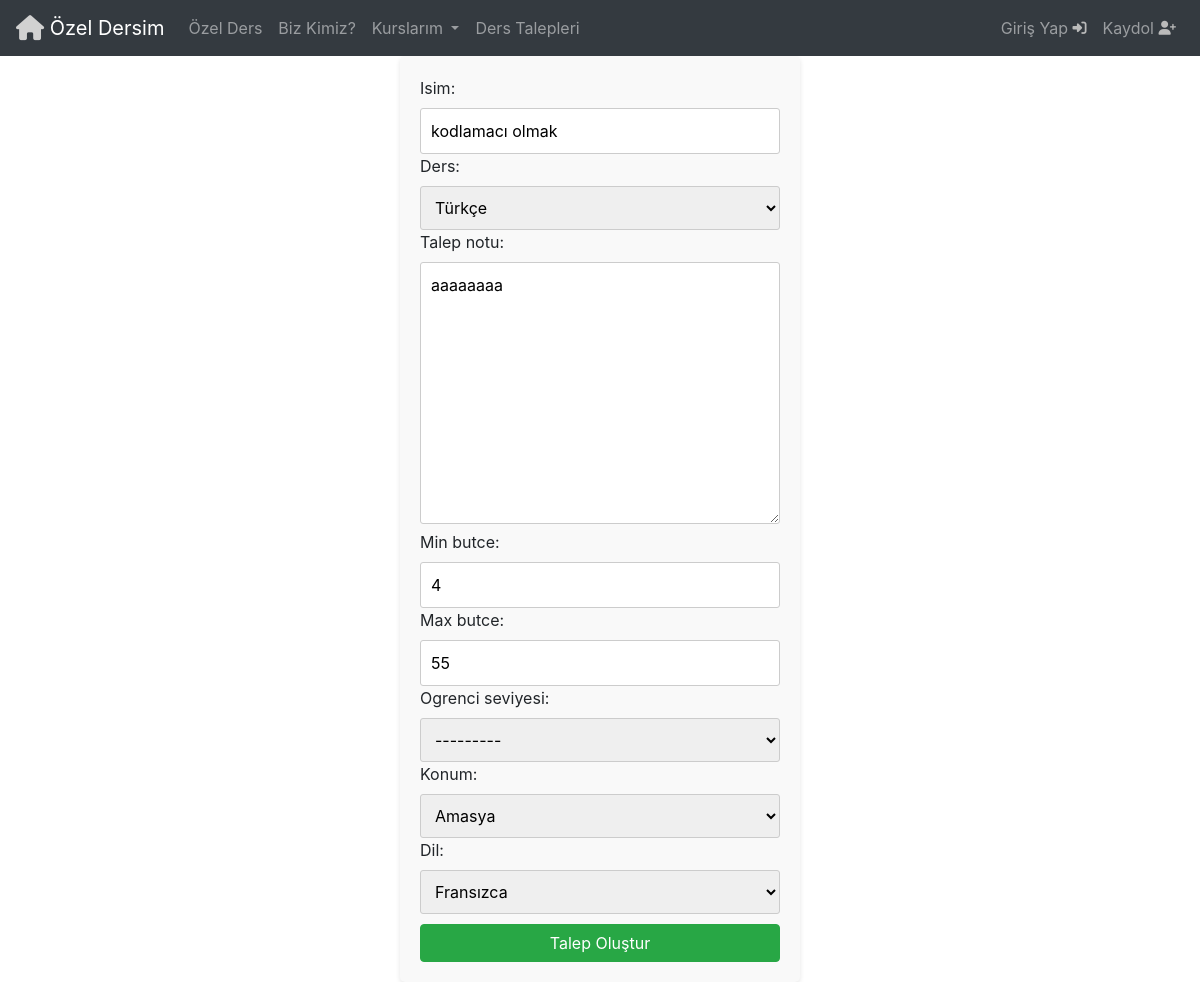
Page /talep_duzenle/45/ on the committed database.
### Base/models.py (models this page shows, shortened)
class DersTalepleri(models.Model):
  seviye = [
    ('İlkokul', 'İlkokul'),
    ('Ortaokul', 'Ortaokul'),
    ('Lise', 'Lise'),
    ('Üniversite', 'Üniversite'),
    ('Yüksek Lisans','Yüksek Lisans'),
  ]
  kullanici = models.ForeignKey(User, on_delete=models.CASCADE)
  isim = models.CharField(max_length=50)
  ders = models.ForeignKey(Ders, on_delete=models.CASCADE)
  talep_notu= models.TextField(max_length=200,null=True,blank=True)
  talep_durumu = models.BooleanField(default=False)
  min_butce = models.IntegerField(validators=[MinValueValidator(0)])
  max_butce = models.IntegerField(validators=[MaxValueValidator(10000)])
  ogrenci_seviyesi = models.CharField(max_length=50,choices=seviye)
  olusturulma_tarihi = models.DateTimeField(auto_now_add=True)
  konum = models.ForeignKey(Sehir, on_delete=models.CASCADE, null=True, blank=True, default=None)
  dil = models.ForeignKey(Dil,on_delete=models.CASCADE,default=None)

class Ders(models.Model):
  ders = models.CharField(max_length=50)
  def __str__(self) :
    return self.ders

### Base/views.py (the view)
# urls.py: path('talep_duzenle/<str:pk>/', views.talep_duzenle, name='TalepDuzenle'),
def talep_duzenle(request, pk):
   ders_talebi = DersTalepleri.objects.get(id=pk)
   if request.method == 'POST':
        min=request.POST.get('min_butce')
        max=request.POST.get('max_butce')
        if max >= min:
           form = DersTalepleriForm(request.POST, instance=ders_talebi)
           if form.is_valid():
             form.save()
             return redirect('DersTalepleri')
        else:
            messages.error(request,'Minimum bütçe aralığı maksimum bütçe aralığından büyük olamaz')
            form = DersTalepleriForm()
   else:
      form = DersTalepleriForm(instance=ders_talebi)
   return render(request, 'TalepOluştur.html', {'form': form})

### Base/formlar.py
class DersTalepleriForm(forms.ModelForm):
    class Meta:
        model = DersTalepleri
        fields = ['isim', 'ders', 'talep_notu', 'min_butce', 'max_butce', 'ogrenci_seviyesi','konum','dil']
    def __init__(self, *args, **kwargs):
        super().__init__(*args, **kwargs)
        for field in self.fields:
            self.fields[field].widget.attrs.update({'class': 'form-input'})

### Base/models.py (called while the page is built)
  def __str__(self):
    return self.dil

  def __str__(self):
    return self.sehir

### Templates/TalepOluştur.html (shortened to what this page needs)
{% include 'navbar.html' %}
<!DOCTYPE html>
<html lang="en">
<head>
</head>
<body>
  <div class="form-container">
    <form action="" method="POST">
        {{form}}
        <button type="input" class="btn btn-success btn-block" style="margin-top: 10px;">Talep Oluştur</button>
    </form>
  </div>
</body>
</html>

### Templates/TalepOluştur.html (style rules this page uses)
.form-container { width: 400px; margin: 0 auto; padding: 20px; background-color: #f9f9f9; border-radius: 5px; box-shadow: 0 2px 5px rgba(0, 0, 0, 0.1); }
.form-input { width: 100%; padding: 10px; border: 1px solid #ccc; border-radius: 3px; }

### rows in the picture
DersTalepleri: isim "kodlamacı olmak", talep_notu "aaaaaaaa", min_butce "4", max_butce "55", ogrenci_seviyesi "---------", konum "Amasya", dil "Fransızca"
Ders: ders "Türkçe"
